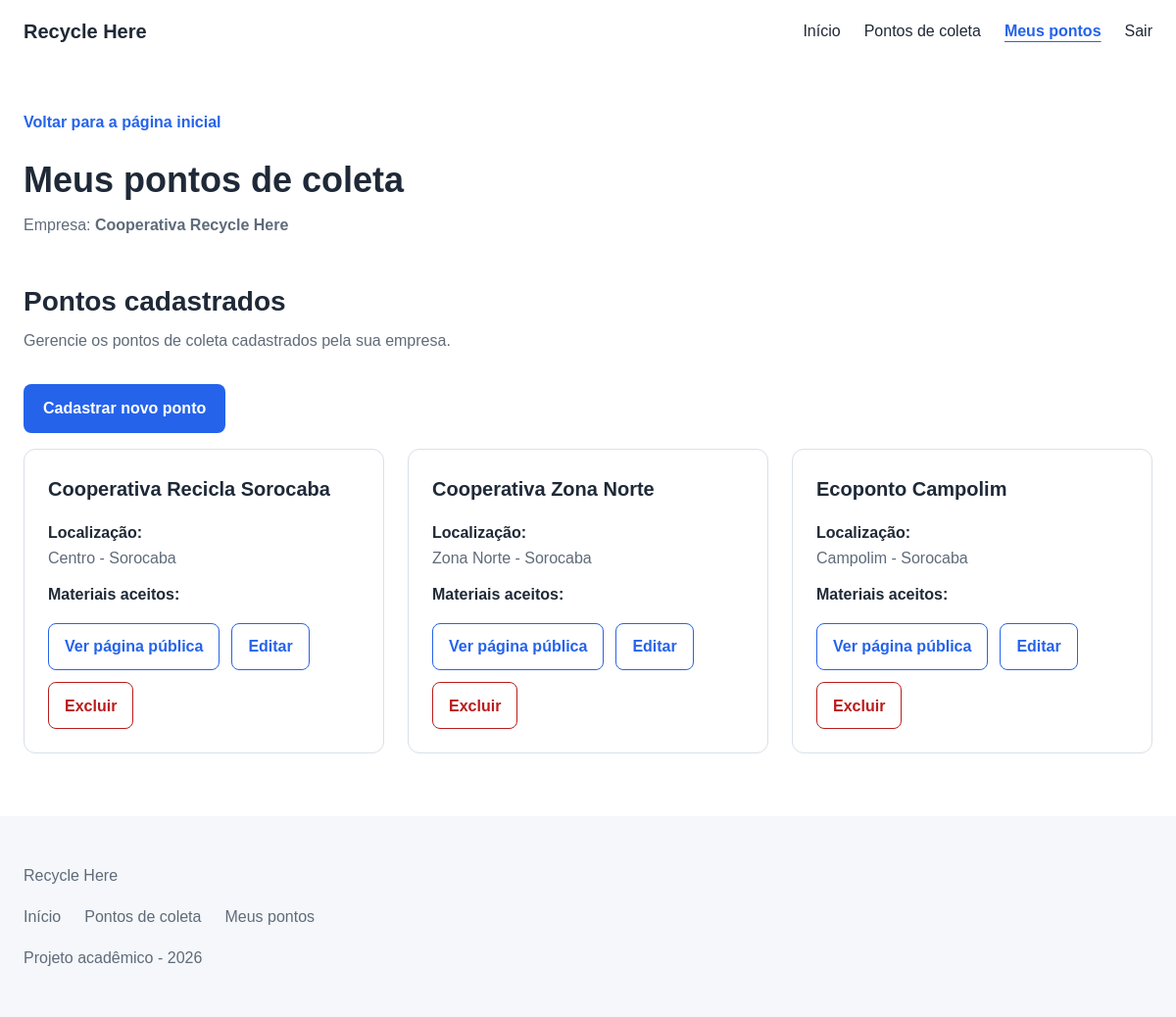
/empresa/pontos (signed in), run on the app's committed database.
### tables this page shows
CREATE TABLE IF NOT EXISTS companies (
    id INT UNSIGNED AUTO_INCREMENT PRIMARY KEY,
    user_id INT UNSIGNED NOT NULL UNIQUE,
    name VARCHAR(150) NOT NULL,
    cnpj CHAR(14) NOT NULL UNIQUE,
    phone VARCHAR(20) NOT NULL,
    active BOOLEAN NOT NULL DEFAULT TRUE,
    created_at TIMESTAMP NOT NULL DEFAULT CURRENT_TIMESTAMP,
    updated_at TIMESTAMP NOT NULL DEFAULT CURRENT_TIMESTAMP ON UPDATE CURRENT_TIMESTAMP,
    CONSTRAINT fk_companies_user
        FOREIGN KEY (user_id) REFERENCES users(id)
        ON DELETE CASCADE
        ON UPDATE CASCADE
);

CREATE TABLE IF NOT EXISTS collection_points (
    id INT UNSIGNED AUTO_INCREMENT PRIMARY KEY,
    company_id INT UNSIGNED NOT NULL,
    name VARCHAR(150) NOT NULL,
    street VARCHAR(180) NOT NULL,
    number VARCHAR(20) NOT NULL,
    complement VARCHAR(100) NULL,
    neighborhood VARCHAR(100) NOT NULL,
    city VARCHAR(100) NOT NULL DEFAULT 'Sorocaba',
    state CHAR(2) NOT NULL DEFAULT 'SP',
    zip_code CHAR(8) NULL,
    phone VARCHAR(20) NULL,
    opening_hours VARCHAR(255) NOT NULL,
    active BOOLEAN NOT NULL DEFAULT TRUE,
    created_at TIMESTAMP NOT NULL DEFAULT CURRENT_TIMESTAMP,
    updated_at TIMESTAMP NOT NULL DEFAULT CURRENT_TIMESTAMP ON UPDATE CURRENT_TIMESTAMP,
    CONSTRAINT fk_collection_points_company
        FOREIGN KEY (company_id) REFERENCES companies(id)
        ON DELETE CASCADE
        ON UPDATE CASCADE,
    INDEX idx_collection_points_company (company_id),
    INDEX idx_collection_points_location (city, neighborhood),
    INDEX idx_collection_points_active (active)
);

### app/Views/company/points/index.php (the view, shortened to what the rows shown need)
<!DOCTYPE html>
<html lang="pt-BR">
<head>
    <link
        rel="stylesheet"
        href="/assets/css/style.css"
    >
</head>
<body>
    <header class="site-header">
        <a
            class="logo"
            href="/"
        >
            Recycle Here
        </a>
        <nav
            class="site-nav"
            id="main-navigation"
            aria-label="Navegação da área da empresa"
        >
            <ul class="nav-list">
                <li>
                    <a href="/">
                        Início
                    </a>
                </li>
                <li>
                    <a href="/pontos">
                        Pontos de coleta
                    </a>
                </li>
                <li>
                    <a
                        href="/empresa/pontos"
                        aria-current="page"
                    >
                        Meus pontos
                    </a>
                </li>
                <li>
                    <form
                        class="nav-logout-form"
                        action="/logout"
                        method="post"
                    >
                        <button
                            class="nav-logout-button"
                            type="submit"
                        >
                            Sair
                        </button>
                    </form>
                </li>
            </ul>
        </nav>
    </header>
    <main class="points-page">
        <a
            class="back-link"
            href="/"
        >
            Voltar para a página inicial
        </a>
        <header class="points-page-header">
            <h1>
                Meus pontos de coleta
            </h1>
            <p>
                Empresa:
                <strong>
                    <?= htmlspecialchars(
                        $company->name,
                        ENT_QUOTES,
                        'UTF-8'
                    ) ?>
                </strong>
            </p>
        </header>
        <section
            class="search-results"
            aria-labelledby="company-points-title"
        >
            <header class="section-header">
                <h2 id="company-points-title">
                    Pontos cadastrados
                </h2>
                <p>
                    Gerencie os pontos de coleta
                    cadastrados pela sua empresa.
                </p>
            </header>
            <p>
                <a
                    class="button-primary"
                    href="/empresa/pontos/novo"
                >
                    Cadastrar novo ponto
                </a>
            </p>
            <?php if (empty($points)): ?>
                <p>
                    Sua empresa ainda não possui
                    pontos de coleta cadastrados.
                </p>
            <?php else: ?>
                <div class="collection-points-grid">
                    <?php foreach ($points as $point): ?>
                        <article class="collection-point-card">
                            <h3>
                                <?= htmlspecialchars(
                                    $point->name,
                                    ENT_QUOTES,
                                    'UTF-8'
                                ) ?>
                            </h3>
                            <p>
                                <strong>
                                    Localização:
                                </strong>
                                <br>
                                <?= htmlspecialchars(
                                    $point->neighborhood,
                                    ENT_QUOTES,
                                    'UTF-8'
                                ) ?>
                                -
                                <?= htmlspecialchars(
                                    $point->city,
                                    ENT_QUOTES,
                                    'UTF-8'
                                ) ?>
                            </p>
                            <p>
                                <strong>
                                    Materiais aceitos:
                                </strong>
                                <br>
                            </p>
                            <div class="point-card-actions">
                                <a
                                    href="/pontos/<?= (int) $point->id ?>"
                                >
                                    Ver página pública
                                </a>
                                <a
                                    href="/empresa/pontos/<?= (int) $point->id ?>/editar"
                                >
                                    Editar
                                </a>
                                <form
                                    class="delete-point-form"
                                    action="/empresa/pontos/<?= (int) $point->id ?>/excluir"
                                    method="post"
                                    data-point-name="<?= htmlspecialchars(
                                        $point->name,
                                        ENT_QUOTES,
                                        'UTF-8'
                                    ) ?>"
                                >
                                    <button
                                        class="button-danger"
                                        type="submit"
                                    >
                                        Excluir
                                    </button>
                                </form>
                            </div>
                        </article>
                    <?php endforeach; ?>
                </div>
            <?php endif; ?>
        </section>
    </main>
    <footer class="site-footer">
        <p>
            Recycle Here
        </p>
        <nav
            aria-label="Navegação do rodapé"
        >
            <ul class="footer-nav">
                <li>
                    <a href="/">
                        Início
                    </a>
                </li>
                <li>
                    <a href="/pontos">
                        Pontos de coleta
                    </a>
                </li>
                <li>
                    <a href="/empresa/pontos">
                        Meus pontos
                    </a>
                </li>
            </ul>
        </nav>
        <p>
            Projeto acadêmico - 2026
        </p>
    </footer>
</body>
</html>

### app/Core/Router.php (shortened to what the rows shown need)
<?php
final class Router
{
    private array $routes = [];
    private function add(
        string $method,
        string $path,
        array|Closure $handler
    ): void {
        $this->routes[] = [
            'method' => $method,
            'path' => $path,
            'handler' => $handler,
        ];
    }
    public function dispatch(
        Request $request
    ): void {
        foreach ($this->routes as $route) {
            if (
                $route['method']
                !==
                $request->method()
            ) {
                continue;
            }
            $pattern =
                $this->createPattern(
                    $route['path']
                );
            if (
                !preg_match(
                    $pattern,
                    $request->path(),
                    $matches
                )
            ) {
                continue;
            }
            $parameters = [];
            $this->execute(
                $route['handler'],
                $request,
                $parameters
            );
            return;
        }
    }
    private function createPattern(
        string $path
    ): string {
        $pattern = preg_replace(
            '/\{([a-zA-Z_][a-zA-Z0-9_]*)\}/',
            '(?P<$1>[^/]+)',
            $path
        );
        return '#^' . $pattern . '$#';
    }
    private function execute(
        array|Closure $handler,
        Request $request,
        array $parameters
    ): void {
        [$controllerClass, $method] =
            $handler;
        $controller =
            new $controllerClass();
        $controller->{$method}(
            $request,
            ...$parameters
        );
    }
}

### data on the page
companies: name "Cooperativa Recycle Here"
collection_points: name "Cooperativa Recicla Sorocaba", neighborhood "Centro", city "Sorocaba"
collection_points: name "Cooperativa Zona Norte", neighborhood "Zona Norte", city "Sorocaba"
collection_points: name "Ecoponto Campolim", neighborhood "Campolim", city "Sorocaba"
